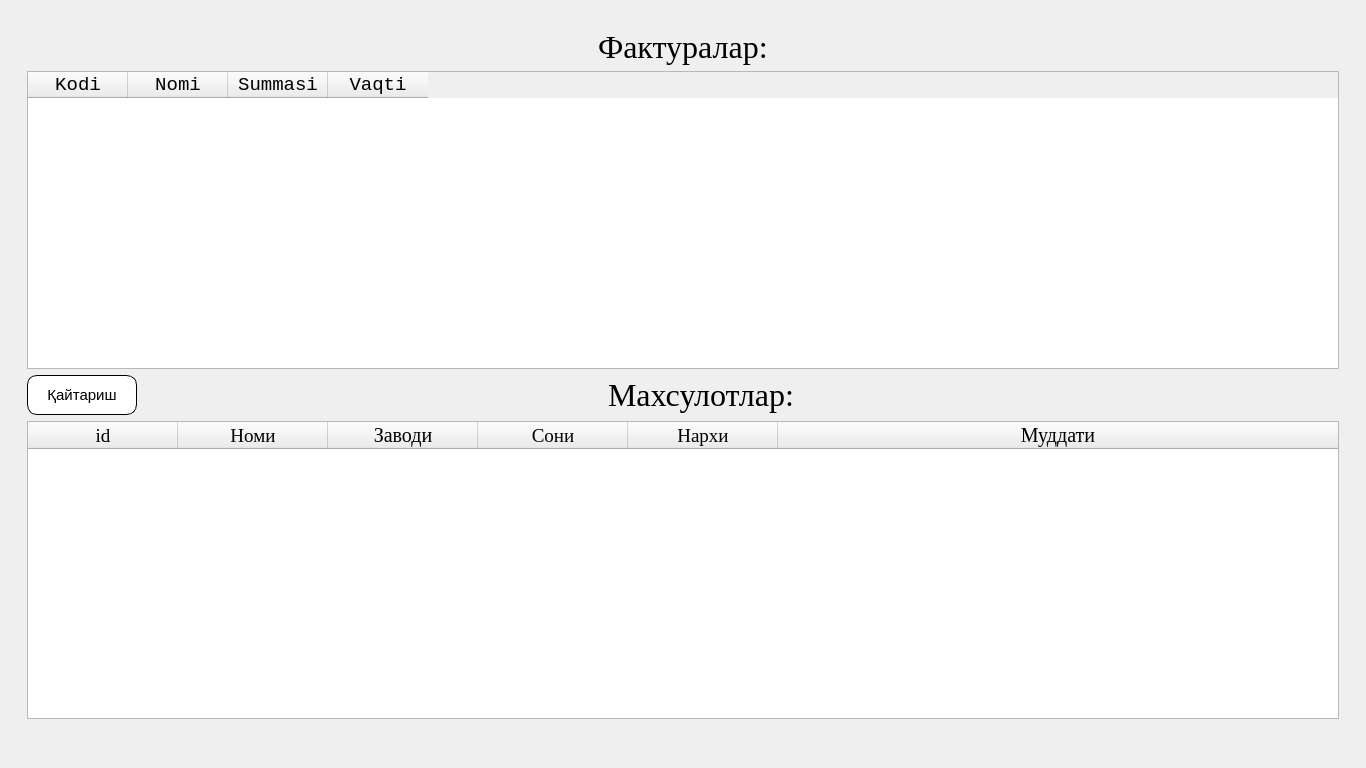
<?xml version="1.0" encoding="UTF-8"?>
<ui version="4.0">
 <class>MainWindow</class>
 <widget class="QMainWindow" name="MainWindow">
  <property name="geometry">
   <rect>
    <x>0</x>
    <y>0</y>
    <width>1366</width>
    <height>768</height>
   </rect>
  </property>
  <property name="windowTitle">
   <string>MainWindow</string>
  </property>
  <property name="windowIcon">
   <iconset>
    <normalon>:/01/icon.ico</normalon>
   </iconset>
  </property>
  <widget class="QWidget" name="centralwidget">
   <layout class="QGridLayout" name="gridLayout">
    <item row="1" column="1">
     <layout class="QVBoxLayout" name="verticalLayout">
      <item>
       <layout class="QHBoxLayout" name="horizontalLayout">
        <item>
         <spacer name="horizontalSpacer">
          <property name="orientation">
           <enum>Qt::Horizontal</enum>
          </property>
          <property name="sizeHint" stdset="0">
           <size>
            <width>40</width>
            <height>20</height>
           </size>
          </property>
         </spacer>
        </item>
        <item>
         <widget class="QLabel" name="label">
          <property name="font">
           <font>
            <family>Times New Roman</family>
            <pointsize>24</pointsize>
           </font>
          </property>
          <property name="text">
           <string>Фактуралар:</string>
          </property>
         </widget>
        </item>
        <item>
         <spacer name="horizontalSpacer_2">
          <property name="orientation">
           <enum>Qt::Horizontal</enum>
          </property>
          <property name="sizeHint" stdset="0">
           <size>
            <width>40</width>
            <height>20</height>
           </size>
          </property>
         </spacer>
        </item>
       </layout>
      </item>
      <item>
       <widget class="QTableWidget" name="tableWidget">
        <property name="minimumSize">
         <size>
          <width>0</width>
          <height>0</height>
         </size>
        </property>
        <property name="font">
         <font>
          <family>Times New Roman</family>
          <pointsize>14</pointsize>
         </font>
        </property>
        <property name="editTriggers">
         <set>QAbstractItemView::NoEditTriggers</set>
        </property>
        <property name="selectionMode">
         <enum>QAbstractItemView::SingleSelection</enum>
        </property>
        <property name="selectionBehavior">
         <enum>QAbstractItemView::SelectRows</enum>
        </property>
        <column>
         <property name="text">
          <string>Kodi</string>
         </property>
         <property name="font">
          <font>
           <family>Courier New</family>
           <pointsize>14</pointsize>
          </font>
         </property>
        </column>
        <column>
         <property name="text">
          <string>Nomi</string>
         </property>
         <property name="font">
          <font>
           <family>Courier New</family>
           <pointsize>14</pointsize>
          </font>
         </property>
        </column>
        <column>
         <property name="text">
          <string>Summasi</string>
         </property>
         <property name="font">
          <font>
           <family>Courier New</family>
           <pointsize>14</pointsize>
          </font>
         </property>
        </column>
        <column>
         <property name="text">
          <string>Vaqti</string>
         </property>
         <property name="font">
          <font>
           <family>Courier New</family>
           <pointsize>14</pointsize>
          </font>
         </property>
        </column>
       </widget>
      </item>
      <item>
       <layout class="QHBoxLayout" name="horizontalLayout_2">
        <item>
         <widget class="QPushButton" name="btn_return">
          <property name="minimumSize">
           <size>
            <width>110</width>
            <height>40</height>
           </size>
          </property>
          <property name="maximumSize">
           <size>
            <width>110</width>
            <height>41</height>
           </size>
          </property>
          <property name="font">
           <font>
            <pointsize>11</pointsize>
           </font>
          </property>
          <property name="cursor">
           <cursorShape>PointingHandCursor</cursorShape>
          </property>
          <property name="styleSheet">
           <string notr="true">QPushButton{
border-radius: 10px;
border: 1px solid black;
background-color: white;
}</string>
          </property>
          <property name="text">
           <string>Қайтариш</string>
          </property>
          <property name="icon">
           <iconset>
            <normalon>:/02/return.png</normalon>
           </iconset>
          </property>
          <property name="iconSize">
           <size>
            <width>24</width>
            <height>24</height>
           </size>
          </property>
         </widget>
        </item>
        <item>
         <spacer name="horizontalSpacer_3">
          <property name="orientation">
           <enum>Qt::Horizontal</enum>
          </property>
          <property name="sizeHint" stdset="0">
           <size>
            <width>40</width>
            <height>20</height>
           </size>
          </property>
         </spacer>
        </item>
        <item>
         <widget class="QLabel" name="label_2">
          <property name="font">
           <font>
            <family>Times New Roman</family>
            <pointsize>24</pointsize>
           </font>
          </property>
          <property name="text">
           <string>Махсулотлар:          </string>
          </property>
         </widget>
        </item>
        <item>
         <spacer name="horizontalSpacer_4">
          <property name="orientation">
           <enum>Qt::Horizontal</enum>
          </property>
          <property name="sizeHint" stdset="0">
           <size>
            <width>40</width>
            <height>20</height>
           </size>
          </property>
         </spacer>
        </item>
       </layout>
      </item>
      <item>
       <widget class="QTableWidget" name="tableWidget_2">
        <property name="sizeIncrement">
         <size>
          <width>0</width>
          <height>0</height>
         </size>
        </property>
        <property name="font">
         <font>
          <family>Times New Roman</family>
          <pointsize>14</pointsize>
         </font>
        </property>
        <property name="cursor" stdset="0">
         <cursorShape>ArrowCursor</cursorShape>
        </property>
        <property name="autoFillBackground">
         <bool>false</bool>
        </property>
        <property name="styleSheet">
         <string notr="true">::item:selected { color:white; background:#01a9b4;  }


</string>
        </property>
        <property name="editTriggers">
         <set>QAbstractItemView::NoEditTriggers</set>
        </property>
        <property name="alternatingRowColors">
         <bool>false</bool>
        </property>
        <property name="selectionMode">
         <enum>QAbstractItemView::SingleSelection</enum>
        </property>
        <property name="selectionBehavior">
         <enum>QAbstractItemView::SelectRows</enum>
        </property>
        <property name="rowCount">
         <number>0</number>
        </property>
        <attribute name="horizontalHeaderVisible">
         <bool>true</bool>
        </attribute>
        <attribute name="horizontalHeaderCascadingSectionResizes">
         <bool>false</bool>
        </attribute>
        <attribute name="horizontalHeaderMinimumSectionSize">
         <number>0</number>
        </attribute>
        <attribute name="horizontalHeaderDefaultSectionSize">
         <number>150</number>
        </attribute>
        <attribute name="horizontalHeaderHighlightSections">
         <bool>true</bool>
        </attribute>
        <attribute name="horizontalHeaderShowSortIndicator" stdset="0">
         <bool>false</bool>
        </attribute>
        <attribute name="horizontalHeaderStretchLastSection">
         <bool>true</bool>
        </attribute>
        <attribute name="verticalHeaderVisible">
         <bool>true</bool>
        </attribute>
        <attribute name="verticalHeaderCascadingSectionResizes">
         <bool>false</bool>
        </attribute>
        <attribute name="verticalHeaderMinimumSectionSize">
         <number>24</number>
        </attribute>
        <attribute name="verticalHeaderDefaultSectionSize">
         <number>35</number>
        </attribute>
        <attribute name="verticalHeaderHighlightSections">
         <bool>true</bool>
        </attribute>
        <column>
         <property name="text">
          <string>id</string>
         </property>
        </column>
        <column>
         <property name="text">
          <string>Номи</string>
         </property>
         <property name="font">
          <font>
           <family>Times New Roman</family>
           <pointsize>14</pointsize>
          </font>
         </property>
        </column>
        <column>
         <property name="text">
          <string>Заводи</string>
         </property>
         <property name="font">
          <font>
           <family>Times New Roman</family>
           <pointsize>15</pointsize>
          </font>
         </property>
        </column>
        <column>
         <property name="text">
          <string>Сони</string>
         </property>
         <property name="font">
          <font>
           <family>Times New Roman</family>
           <pointsize>14</pointsize>
          </font>
         </property>
        </column>
        <column>
         <property name="text">
          <string>Нархи</string>
         </property>
         <property name="font">
          <font>
           <family>Times New Roman</family>
           <pointsize>14</pointsize>
          </font>
         </property>
        </column>
        <column>
         <property name="text">
          <string>Муддати</string>
         </property>
         <property name="font">
          <font>
           <family>Times New Roman</family>
           <pointsize>15</pointsize>
          </font>
         </property>
        </column>
       </widget>
      </item>
     </layout>
    </item>
    <item row="0" column="1">
     <spacer name="verticalSpacer">
      <property name="orientation">
       <enum>Qt::Vertical</enum>
      </property>
      <property name="sizeType">
       <enum>QSizePolicy::Fixed</enum>
      </property>
      <property name="sizeHint" stdset="0">
       <size>
        <width>1312</width>
        <height>20</height>
       </size>
      </property>
     </spacer>
    </item>
    <item row="2" column="1">
     <spacer name="verticalSpacer_3">
      <property name="orientation">
       <enum>Qt::Vertical</enum>
      </property>
      <property name="sizeType">
       <enum>QSizePolicy::Fixed</enum>
      </property>
      <property name="sizeHint" stdset="0">
       <size>
        <width>1312</width>
        <height>40</height>
       </size>
      </property>
     </spacer>
    </item>
    <item row="1" column="2">
     <spacer name="horizontalSpacer_6">
      <property name="orientation">
       <enum>Qt::Horizontal</enum>
      </property>
      <property name="sizeHint" stdset="0">
       <size>
        <width>40</width>
        <height>20</height>
       </size>
      </property>
     </spacer>
    </item>
    <item row="1" column="0">
     <spacer name="horizontalSpacer_5">
      <property name="orientation">
       <enum>Qt::Horizontal</enum>
      </property>
      <property name="sizeHint" stdset="0">
       <size>
        <width>40</width>
        <height>20</height>
       </size>
      </property>
     </spacer>
    </item>
   </layout>
  </widget>
 </widget>
 <resources>
  <include location="Icons.qrc"/>
 </resources>
 <connections/>
</ui>
